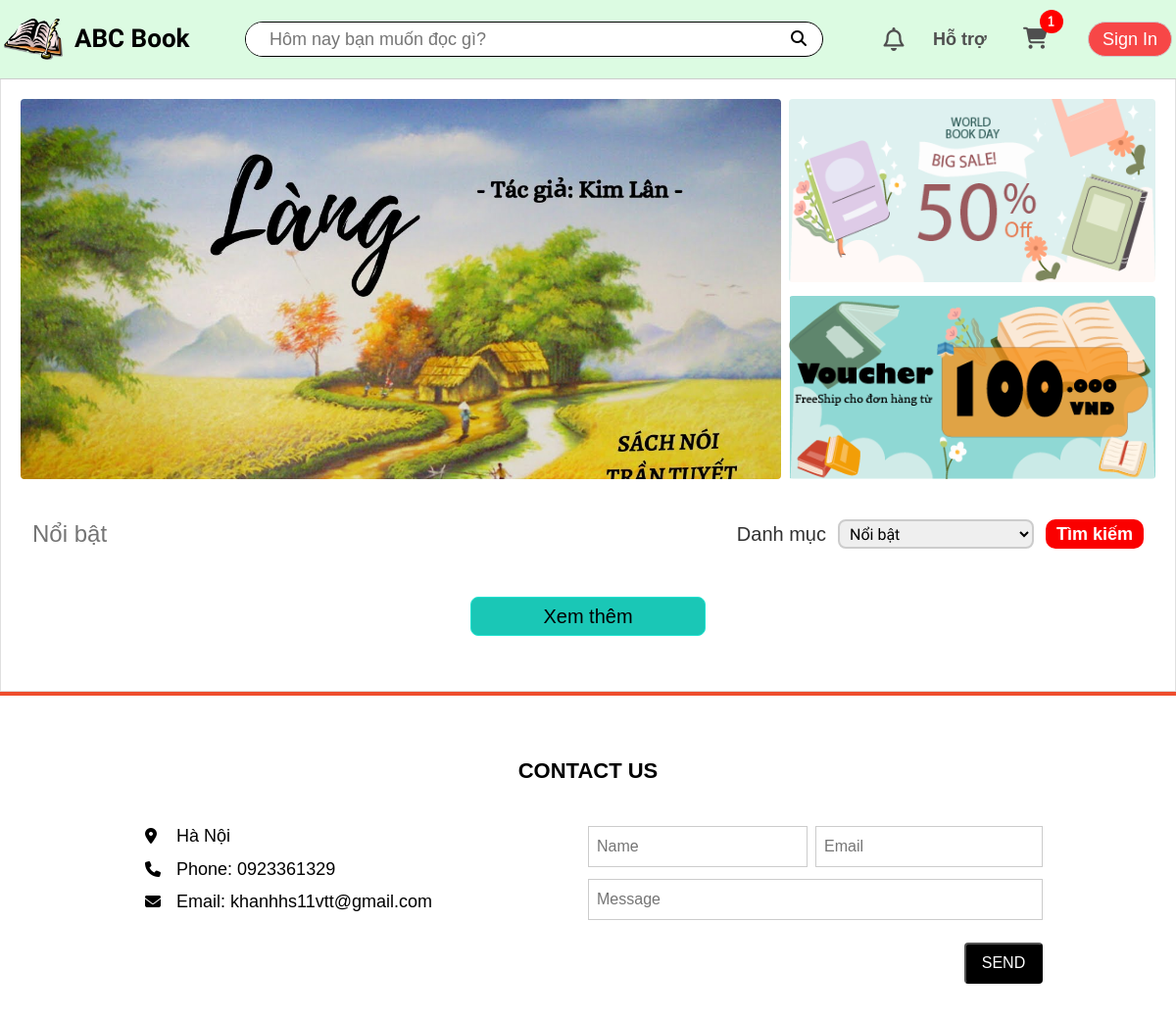
Screenshot of / (signed in) with the database file from the repository.
### app/models.py (models this page shows, shortened)
class Cart(models.Model):
    customer = models.OneToOneField(User, on_delete=models.CASCADE, blank=True, null=True)
    def getCartItemsAmount(self):
        cartItems = self.cartitem_set.all()
        total = sum([item.quantity for item in cartItems])
        return total

class CartItem(models.Model):
    product = models.ForeignKey(Product, on_delete=models.SET_NULL, blank=True, null=True)
    cart = models.ForeignKey(Cart, on_delete=models.SET_NULL, blank=True, null=True)
    quantity = models.IntegerField(default=0, null=True, blank=True)
    dateAdded = models.DateTimeField(auto_now_add=True)

class SliderHome(models.Model):
    image = models.ImageField(upload_to='sliders', null=True, blank=True)
    url = models.CharField(default='/', max_length=200 ,null=True, blank=True)

### app/views.py (the view)
# urls.py: path('', views.home, name='home'),
def home(request):
    if request.user.is_authenticated:
        customer = request.user
        cart, created = Cart.objects.get_or_create(customer=customer)
    else:
        cart = {'getCartItemsAmount': 0}
    sliders = SliderHome.objects.all()
    context = {'cart': cart, 'sliders': sliders}
    return render(request, 'app/home.html', context)

### app/models.py (called while the page is built)
    @property
    def avatarURL(self):
        url = '/static/app/images/avatar-icon.png'
        try:
            url = self.avatar.url
        except:
            url = '/static/app/images/avatar-icon.png'
        return url

### app/templates/app/home.html (shortened to what this page needs)
{% extends 'app/base.html' %}
{% load static %}
{% block title %}
    <link rel="stylesheet" href="{% static 'app/css/home.css' %}"/>
{% endblock title %}
{% block content %}
    <div class="slider grid">
        <div class="slider__content">
            <div class="wrapper">
                {% for slider in sliders %}
                    <a href="{{ slider.url }}" class="slider__link">
                        <div class="slider__link-item" style="background-image: url({{ slider.image.url }})"></div>
                    </a>
                {% endfor %}
            </div>
        </div>
        <div class="slider__more pc">
            <a href="" class="slider__more-link">
                <div class="slider__more-img" style="background-image: url({% static 'app/images/banner1.png' %});"></div>
            </a>
            <a href="" class="slider__more-link">
                <div class="slider__more-img" style="background-image: url({% static 'app/images/banner2.png' %});"></div>
            </a>
        </div>
    </div>
    <div class="content">
        <div class="content__header">
            <h2 class="content__heading">Nổi bật</h2>
            <div class="content__filter">
                <h4>Danh mục</h4>
                <div class="content__filter-input">
                    <select class="filter-category" name="category">
                        <option value="category0">Nổi bật</option>
                    </select>
                </div>
                <button class="content__filter-btn" type="button" id="filter-btn">Tìm kiếm</button>
            </div>
        </div>
        <div class="content__more">
            <button type="button" id="more-book-btn" class="content__more-btn">Xem thêm</button>
        </div>
    </div>
{% endblock content %}

### app/templates/app/base.html (shortened to what this page needs)
{% load static %}
<!DOCTYPE html>
<html lang="en">
<head>
    {% block title %}{% endblock title %}
    <link rel="stylesheet" href="https://cdnjs.cloudflare.com/ajax/libs/font-awesome/6.4.2/css/all.min.css">
    <link rel="stylesheet" href="{% static 'app/css/reset.css' %}"/>
    <link rel="stylesheet" href="{% static 'app/css/base.css' %}"/>
    <link rel="stylesheet" href="{% static 'app/css/responsive.css' %}"/>
</head>
<body>
    <header>
        <div class="header">
            <div class="nav grid">
                <div class="nav__logo">
                    <a href="{% url 'home' %}" class="logo-link">
                        <img class="logo-link__icon pc" src="{% static 'app/images/book-logo.png' %}" alt="">
                        <h2 class="logo-link__heading">ABC Book</h2>
                    </a>
                </div>
                <div class="nav__search">
                    <input id="search-input" class="search__input tablet pc" type="text" placeholder="Hôm nay bạn muốn đọc gì?">
                    <button id="search-button" type="button" class="search__btn">
                        <i class="fa-solid fa-magnifying-glass"></i>
                    </button>
                </div>
                <div class="nav__notify pc tablet">
                    <div class="nav__notify-icon">
                        <a href="{% url 'notifications' %}" class="nav__notify-link">
                            <i class="fa-regular fa-bell"></i>
                        </a>
                    </div>
                </div>
                <div class="nav__support pc tablet">
                    <a href="" class="nav__support-link">Hỗ trợ</a>
                </div>
                <div class="nav__cart pc tablet">
                    <a href="{% url 'cart' %}" class="nav__cart-link">
                        <i class="fa-solid fa-cart-shopping"><div class="nav__cart-quantity">{{cart.getCartItemsAmount}}</div></i>
                    </a>
                </div>
                <div class="nav__user">
                    <button type="button" id="sign-btn" class="sign-btn">Sign In</button>
                </div>
            </div>
        </div>
    </header>
    {% block content %}{% endblock content %}
    {% block footer %}
        <footer class="footer">
            <div class="wrapper">
                <h2 class="heading">CONTACT US</h2>
                <div class="contact">
                    <div class="contact__info">
                        <ul style="list-style: none;">
                            <li><i class="fa-solid fa-location-dot"></i>Hà Nội</li>
                            <li><i class="fa fa-phone"></i>Phone: 0923361329</li>
                            <li><i class="fa fa-envelope"></i>Email: khanhhs11vtt@gmail.com</li>
                        </ul>
                    </div>
                    <div class="contact__form">
                        <div class="form__input"><input type="text" placeholder="Name" name="name"></div>
                        <div class="form__input"><input type="text" placeholder="Email" name="email"></div>
                        <div class="form__message"><input type="text" placeholder="Message" name="message"></div>
                        <button type="button" id="send-feedback" class="form__send-btn">SEND</button>
                    </div>
                </div>
            </div>
        </footer>
    {% endblock footer %}
</body>
</html>

### app/static/app/css/home.css (style rules this page uses)
* { font-size: 16px; margin: 0; padding: 0; box-sizing: border-box; }
html { font-size: 16px; font-family: Arial, Helvetica, sans-serif; scroll-behavior: smooth; }
body { background-color: #f2f1f1; }
.grid { width: 1200px; max-width: 100%; margin: 0 auto; }
.slider { width: 1200px; margin-top: 80px; padding: 0 20px; padding-top: 100px; border: 1px solid #e0e0e0; border-bottom: none; background-color: #fff; display: flex; justify-content: space-between; }
.slider .slider__more { margin-left: 8px; flex: 1; width: 100%; display: flex; flex-direction: column; justify-content: space-between; }
.slider .slider__more .slider__more-link { text-decoration: none; }
.slider .slider__more-img { border-radius: 4px; aspect-ratio: 2/1; background-size: cover; background-repeat: no-repeat; }
.slider .slider__content { border-radius: 4px; width: 100%; overflow: hidden; position: relative; }
.slider .wrapper { display: flex; }
.slider .slider__link-item { margin: 0; padding: 0; aspect-ratio: 2/1; background-size: cover; background-repeat: no-repeat; }
.content { max-width: 1200px; margin: 0 auto; padding-top: 24px; text-align: center; background-color: #fff; border: 1px solid #e0e0e0; border-top: none; padding-bottom: 24px; }
.content .content__header { width: 100%; height: 48px; padding: 32px; display: flex; align-items: center; justify-content: space-between; }
.content .content__heading { flex: 1; height: 32px; line-height: 32px; text-align: left; font-size: 24px; font-weight: 300; color: #747474; }
.content .content__header .content__filter { display: flex; height: 30px; }
.content .content__header .content__filter h4 { text-align: left; font-size: 20px; font-weight: 300; color: #313131; line-height: 30px; }
.content .content__header .content__filter-input { width: 200px; height: 100%; margin: 0 12px; }
.content .content__header .filter-category { width: 100%; height: 100%; border: 2px solid #ccc; border-radius: 8px; text-indent: 6px; font-family: 'Mooli', sans-serif; font-size: 16px; cursor: pointer; }
.content .content__header .content__filter-btn { width: 100px; height: 30px; background-color: #fa0000; border: none; border-radius: 10px; font-size: 18px; font-weight: 600; color: #fff; }
.content .content__more { width: 100%; margin: 32px 0; }
.content .content__more .content__more-btn { font-size: 20px; margin: 0 auto; width: 240px; height: 40px; background-color: #1ac7b6; border: 1px solid #20e3d0; border-radius: 8px; }

### app/static/app/css/responsive.css (style rules this page uses)
.pc, .tablet, .mobile { display: none; }
@media only screen and (min-width: 1024px) { .pc { display: block; } }
@media only screen and (min-width: 1024px) { .slider .slider__content { max-width: 67%; } }

### rows the page displays
Cart: getCartItemsAmount "1"
SliderHome: image (picture)
